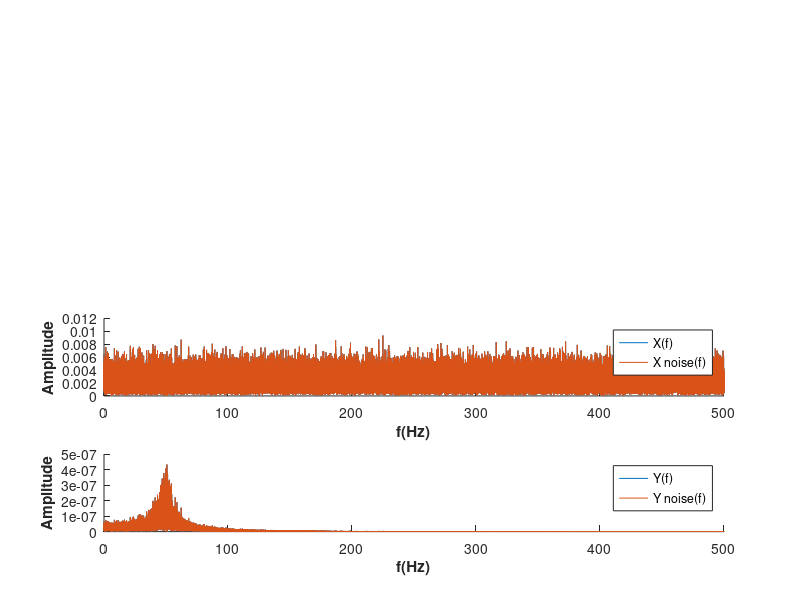

The MATLAB source for this figure: (Note: this script raises an error after producing the figure.)
% gera��o dos sinais de entrada e sa�da
clear all
close all

%% Define x, dt e o vetor do tempo t

N=128*1024;
x=randn(1,N);
dt=1e-3;
t=0:dt:(N-1)*dt;
    

%% Calculo da fft(x), define o periodo T e o vetor de frequencia f
X=fft(x);
T=N*dt;
df=1/T;
f=(0:N/2-1)*df;

%% Calcula a funçao de resposta em frequencia H(f)
w=2*pi*f;
%M*y''+C*y'+K*y=x
M=1;K=100000;C=50;
H=1./(K-w.^2*M+1i*w*C);

%% Calcula a saida do sistema pela multiplicaçao de H(f) e X(f)

Y=H.*X(1:N/2);
% Y foi criada usando apenas as frequências positivas de X
% porém para reconstruir o sinal também precisamos da frequências negativas
% Sabemos que um |X(f)| qualquer [3 1 2 0 2 1] é uma função par.
% porém geralmente temos ela no formato [0 2 1 3 1 2], isto é,
% primeiro as frequÊncias positivas e depois negativas.
% Também sabemos da propriedade X(-f) = X*(f) {conjugado}
% Exemplo com apenas frequÊncias positivas:
% Y(f) = [0 2+i 1-i] Y*(f)(2:N/2) = [2-i 1+i] flipr(Y*(f)) = [1+i 2-i]
% Y(f) = [Y(f) 0 Y*(f)] = [0 2+i 1-i 0 1+i 2-i]
% A adição do 0 ainda não está clara para mim. Talvez nyquist.
% Fazendo fftshift (só para ver o resultado final)
% [0 1+i 2-i 0 2+i 1-i]

Y=[Y 0 fliplr(conj(Y(2:N/2)))];
y=ifft(Y);




%% Define o vetor de ruido
N_x_noise_cases = 3;
N_y_noise_cases = 3;
noise_multiplier = 5;
noisex_array = zeros(1,N_x_noise_cases);
noisey_array = zeros(1,N_y_noise_cases);

for i=1:N_x_noise_cases
    noisex_array(i) = (i-1)*noise_multiplier;
end
for i=1:N_y_noise_cases
    noisey_array(i) = (i-1)*noise_multiplier;
end

x_without_noise = x;

%% Testa o sistema com diversos ruidos
for i=1:N_x_noise_cases
    for j=1:N_y_noise_cases
        noisex = noisex_array(i);
        noisey = noisey_array(j);
        % reseta o x para antes de ser adicionado um ruido
        x = x_without_noise; %
        

        %=========Adiciona ruido a entrada===========
        %============================================
        wn=noisex*rms(x)*randn(1,N);
        x = x+wn;
        X_noise=fft(x);
        figure;
        subplot(4,1,3);
        hold on;
        plot(f,abs(X(1:N/2))/N);
        plot(f,abs(X_noise(1:N/2))/N);
        legend("X(f)","X noise(f)");
        ylabel("Amplitude",'FontWeight', 'bold');
        xlabel("f(Hz)",'FontWeight', 'bold');
        hold off;
       

        %============================================
        %============================================



        %=========Adiciona ruido a saida=============
        %============================================
        %percY=input('ruido na saida (0-100):    ');
        percY=noisey/100;
        zn=percY*rms(y)*randn(1,N);
        y=y+zn;
        Y_noise=fft(y);
        subplot(4,1,4);
        hold on;
        plot(f,abs(Y(1:N/2))/N);
        plot(f,abs(Y_noise(1:N/2))/N);
        legend("Y(f)","Y noise(f)");
        ylabel("Amplitude",'FontWeight', 'bold');
        xlabel("f(Hz)",'FontWeight', 'bold');
        hold off;
        %============================================
        %============================================
        

        Nb=1024; % numero de blocos
        nb=128;  % numero de pontos por bloco
        Tb=Nb*dt; % periodo do bloco
        dfb=1/Tb; % delta f do bloco
        fb=(0:Nb/2-1)*dfb; % vetor de frequencias fb
         
        %% Calculo das densidades espectrais de potencia
        [Sxx,Syy,Sxy]=depxyper(x,y,dt,Nb);
        H1=Sxy./Sxx;
        H2=Syy./conj(Sxy);
        
        %% Calculo da funcao de transferencia Hb
        wb=2*pi*fb;
        Hb=1./(K-wb.^2*M+1i*wb*C);
        
        %% Calculo da funçao de coerencia ordinaria
        Coh2=abs(Sxy).^2./(Sxx.*Syy);

        %% Plot dos graficos Hb vs H1 vs H2 e coerencia ordinaria
        sgtitle(sprintf('X Noise = %d,Y Noise=%d/100', noisex,noisey),'FontWeight', 'bold');
        subplot(4,1,1);
        hold on
        plot(fb,20*log10(abs(Hb(1:Nb/2))),'b','LineWidth', 1.5);
        plot(fb,20*log10(abs(H1(1:Nb/2))),'LineWidth', 1);
        plot(fb, 20*log10(abs(H2(1:Nb/2))),'LineWidth', 1)
        ylabel("Amplitude",'FontWeight', 'bold');
        xlabel("f(hz)",'FontWeight', 'bold');
        legend('Hb','H1','H2','Location', 'southwest');
        
        subplot(4,1,2);
        plot(fb,Coh2(1:Nb/2))
        title("Coeficiente de coerência",'FontWeight', 'bold');
        ylabel("\gamma^2_{xy}(f)",'FontWeight', 'bold');
        xlabel("f(hz)",'FontWeight', 'bold');
        ylim([0 1.2])

    end
end
